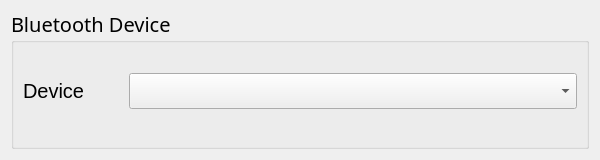
<?xml version="1.0" encoding="UTF-8"?>
<ui version="4.0">
 <class>dlgConnectBt</class>
 <widget class="QDialog" name="dlgConnectBt">
  <property name="windowModality">
   <enum>Qt::NonModal</enum>
  </property>
  <property name="geometry">
   <rect>
    <x>0</x>
    <y>0</y>
    <width>600</width>
    <height>160</height>
   </rect>
  </property>
  <property name="font">
   <font>
    <family>Droid Sans Armenian</family>
    <pointsize>15</pointsize>
    <kerning>true</kerning>
   </font>
  </property>
  <property name="contextMenuPolicy">
   <enum>Qt::NoContextMenu</enum>
  </property>
  <property name="windowTitle">
   <string>Open control channel</string>
  </property>
  <layout class="QVBoxLayout" name="verticalLayout">
   <property name="topMargin">
    <number>9</number>
   </property>
   <item>
    <widget class="QGroupBox" name="gboxBluetoothDevice">
     <property name="title">
      <string>Bluetooth Device</string>
     </property>
     <layout class="QVBoxLayout" name="verticalLayout_2">
      <property name="topMargin">
       <number>20</number>
      </property>
      <item>
       <layout class="QHBoxLayout" name="horizontalLayout_1">
        <item>
         <widget class="QLabel" name="lblDeviceBt">
          <property name="maximumSize">
           <size>
            <width>100</width>
            <height>16777215</height>
           </size>
          </property>
          <property name="font">
           <font>
            <family>Cantarell</family>
           </font>
          </property>
          <property name="text">
           <string>Device</string>
          </property>
         </widget>
        </item>
        <item>
         <widget class="QComboBox" name="cbxDeviceBt">
          <property name="minimumSize">
           <size>
            <width>200</width>
            <height>0</height>
           </size>
          </property>
         </widget>
        </item>
       </layout>
      </item>
      <item>
       <widget class="QDialogButtonBox" name="btnBoxBlueDevice">
        <property name="standardButtons">
         <set>QDialogButtonBox::NoButton</set>
        </property>
       </widget>
      </item>
     </layout>
    </widget>
   </item>
  </layout>
 </widget>
 <resources/>
 <connections/>
</ui>
